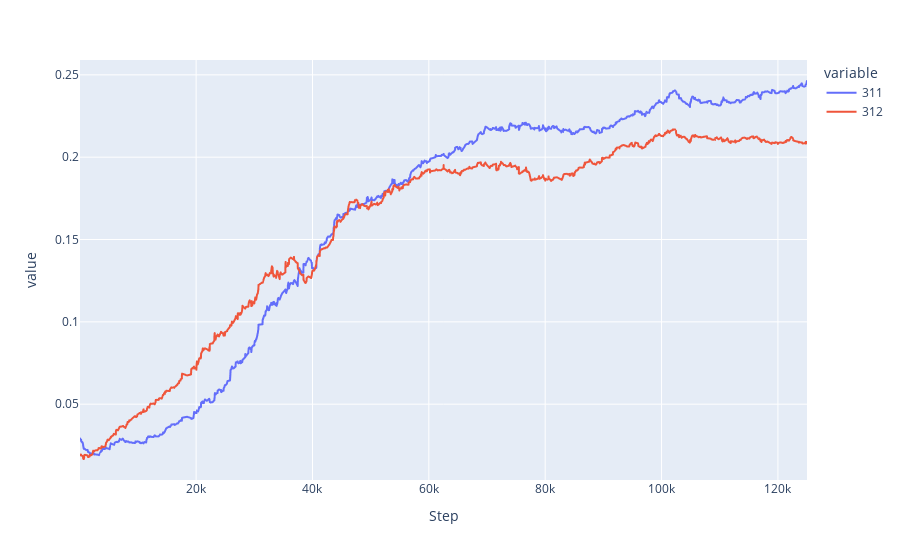

Notebook code cell kept with this figure:
### Code cell
scale = 0.97
new = pd.DataFrame(file['Step'])
new[feature1] = my_tb_smooth(file[feature1],scale)
new[feature2] = my_tb_smooth(file[feature2],scale)
# new = new[:400]
fig = px.line(new,x=new.Step,y=[new[feature1],new[feature2]])
fig.show()

### Figure 1 — Plotly figure (JSON) as saved in the notebook; plotly's stock layout.template omitted (floating-point values rounded to 4 significant figures; data arrays with more than 128 entries replaced by an {"elided": "..."} marker saying what was removed)
{"data": [{"hovertemplate": "variable=311<br>Step=%{x}<br>value=%{y}<extra></extra>", "legendgroup": "311", "line": {"color": "#636efa", "dash": "solid"}, "marker": {"symbol": "circle"}, "mode": "lines", "name": "311", "showlegend": true, "type": "scattergl", "x": {"elided": "1000 int values"}, "xaxis": "x", "y": {"elided": "1000 float values"}, "yaxis": "y"}, {"hovertemplate": "variable=312<br>Step=%{x}<br>value=%{y}<extra></extra>", "legendgroup": "312", "line": {"color": "#EF553B", "dash": "solid"}, "marker": {"symbol": "circle"}, "mode": "lines", "name": "312", "showlegend": true, "type": "scattergl", "x": {"elided": "1000 int values"}, "xaxis": "x", "y": {"elided": "1000 float values"}, "yaxis": "y"}], "layout": {"legend": {"title": {"text": "variable"}, "tracegroupgap": 0}, "margin": {"t": 60}, "xaxis": {"anchor": "y", "domain": [0, 1], "title": {"text": "Step"}}, "yaxis": {"anchor": "x", "domain": [0, 1], "title": {"text": "value"}}}}
